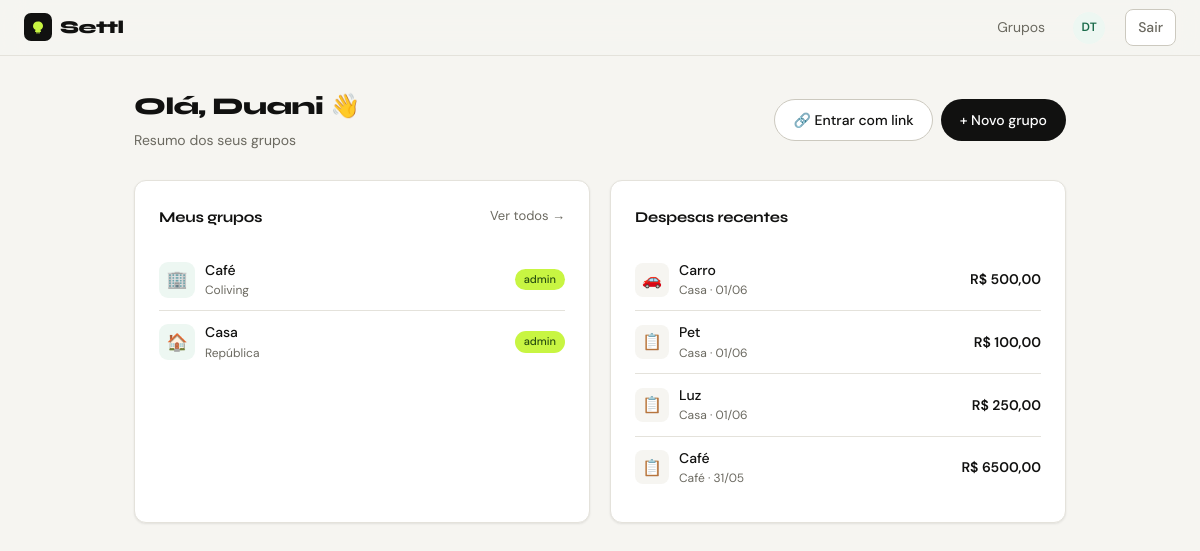
Screenshot of /dashboard/ (signed in) with the database file from the repository.
### accounts/models.py (models this page shows, shortened)
class User(AbstractUser):
    email = models.EmailField(unique=True)
    avatar_initials = models.CharField(max_length=2, blank=True)
    pix_key = models.CharField(max_length=100, blank=True, verbose_name='Chave Pix')
    phone = models.CharField(max_length=20, blank=True, verbose_name='Telefone')
    created_at = models.DateTimeField(auto_now_add=True)
    USERNAME_FIELD = 'email'
    REQUIRED_FIELDS = ['username', 'first_name', 'last_name']
    def get_full_name(self):
        return f'{self.first_name} {self.last_name}'.strip() or self.email
    class Meta:
        verbose_name = 'Usuário'
        verbose_name_plural = 'Usuários'

### groups/models.py (models this page shows, shortened)
class Membership(models.Model):
    ROLE_CHOICES = [
        ('admin', 'Administrador'),
        ('member', 'Membro'),
    ]
    user = models.ForeignKey(settings.AUTH_USER_MODEL, on_delete=models.CASCADE, related_name='memberships')
    group = models.ForeignKey(Group, on_delete=models.CASCADE, related_name='memberships')
    role = models.CharField(max_length=10, choices=ROLE_CHOICES, default='member')
    joined_at = models.DateTimeField(auto_now_add=True)
    is_active = models.BooleanField(default=True)
    class Meta:
        unique_together = ('user', 'group')
        verbose_name = 'Membro'
        verbose_name_plural = 'Membros'

class Group(models.Model):
    TYPE_CHOICES = [
        ('republica', 'República'),
        ('coliving', 'Coliving'),
        ('familia', 'Família'),
        ('viagem', 'Viagem'),
        ('outro', 'Outro'),
    ]
    name = models.CharField(max_length=100, verbose_name='Nome')
    type = models.CharField(max_length=20, choices=TYPE_CHOICES, default='republica', verbose_name='Tipo')
    description = models.TextField(blank=True, verbose_name='Descrição')
    invite_token = models.UUIDField(default=uuid.uuid4, unique=True, editable=False)
    created_by = models.ForeignKey(
        settings.AUTH_USER_MODEL, on_delete=models.SET_NULL,
        null=True, related_name='created_groups'
    )
    created_at = models.DateTimeField(auto_now_add=True)
    is_active = models.BooleanField(default=True)
    class Meta:
        verbose_name = 'Grupo'
        verbose_name_plural = 'Grupos'
        ordering = ['-created_at']

### expenses/models.py (models this page shows, shortened)
class Expense(models.Model):
    CATEGORY_CHOICES = [
        ('aluguel', 'Aluguel'),
        ('agua', 'Água'),
        ('energia', 'Energia elétrica'),
        ('internet', 'Internet'),
        ('gas', 'Gás'),
        ('alimentacao', 'Alimentação'),
        ('limpeza', 'Limpeza'),
        ('manutencao', 'Manutenção'),
        ('transporte', 'Transporte'),
        ('lazer', 'Lazer'),
        ('outro', 'Outro'),
    ]
    SPLIT_TYPE_CHOICES = [
        ('equal', 'Igualitária'),
        ('custom', 'Personalizada'),
        ('percentage', 'Por percentual'),
    ]
    RECURRENCE_CHOICES = [
        ('none', 'Sem recorrência'),
        ('monthly', 'Mensal'),
        ('weekly', 'Semanal'),
        ('biweekly', 'Quinzenal'),
    ]
    group = models.ForeignKey('groups.Group', on_delete=models.CASCADE, related_name='expenses')
    description = models.CharField(max_length=200, verbose_name='Descrição')
    amount = models.DecimalField(max_digits=10, decimal_places=2, verbose_name='Valor (R$)')
    category = models.CharField(max_length=20, choices=CATEGORY_CHOICES, default='outro')
    paid_by = models.ForeignKey(
        settings.AUTH_USER_MODEL, on_delete=models.CASCADE,
        related_name='paid_expenses', verbose_name='Pago por'
    )
    split_type = models.CharField(max_length=15, choices=SPLIT_TYPE_CHOICES, default='equal')
    recurrence = models.CharField(max_length=10, choices=RECURRENCE_CHOICES, default='none')
    date = models.DateField(verbose_name='Data')
    notes = models.TextField(blank=True, verbose_name='Observações')
    created_by = models.ForeignKey(
        settings.AUTH_USER_MODEL, on_delete=models.SET_NULL,
        null=True, related_name='created_expenses'
    )
    created_at = models.DateTimeField(auto_now_add=True)
    updated_at = models.DateTimeField(auto_now=True)
    class Meta:
        verbose_name = 'Despesa'
        verbose_name_plural = 'Despesas'
        ordering = ['-date', '-created_at']

### expenses/views.py (the view)
# urls.py: path('', RedirectView.as_view(url='/dashboard/', permanent=False)),
@login_required
def dashboard(request):
    memberships = request.user.memberships.filter(is_active=True).select_related('group')
    pending_settlements = Settlement.objects.filter(
        receiver=request.user, status='pending'
    ).select_related('payer', 'group')
    my_settlements = Settlement.objects.filter(
        payer=request.user, status='pending'
    ).select_related('receiver', 'group')
    recent_expenses = Expense.objects.filter(
        group__memberships__user=request.user,
        group__memberships__is_active=True
    ).select_related('paid_by', 'group').order_by('-created_at')[:10]
    return render(request, 'dashboard.html', {
        'memberships': memberships,
        'pending_settlements': pending_settlements,
        'my_settlements': my_settlements,
        'recent_expenses': recent_expenses,
    })

### templates/dashboard.html (shortened to what this page needs)
{% extends "base.html" %}
{% block content %}
<div class="container">
  <div style="display:flex;align-items:center;justify-content:space-between;margin-bottom:1.75rem;flex-wrap:wrap;gap:12px;">
    <div>
      <h1 class="page-title">Olá, {{ user.first_name }} 👋</h1>
      <p class="page-sub">Resumo dos seus grupos</p>
    </div>
    <div style="display:flex;gap:8px;">
      <a href="/groups/enter/" class="btn btn-secondary">🔗 Entrar com link</a>
      <a href="/groups/new/" class="btn btn-primary">+ Novo grupo</a>
    </div>
  </div>
  <div style="display:grid;grid-template-columns:1fr 1fr;gap:1.25rem;">
    <div class="card">
      <div class="card-header">
        <h2 class="card-title">Meus grupos</h2>
        <a href="/groups/" style="font-size:13px;color:var(--text-secondary);">Ver todos →</a>
      </div>
      {% if memberships %}
        {% for m in memberships %}
        <a href="/groups/{{ m.group.pk }}/" class="row-link">
          <div style="width:36px;height:36px;border-radius:9px;background:var(--primary-light);display:flex;align-items:center;justify-content:center;font-size:17px;flex-shrink:0;">
            {% if m.group.type == 'republica' %}🏠{% elif m.group.type == 'viagem' %}✈️{% elif m.group.type == 'familia' %}👨‍👩‍👧{% elif m.group.type == 'coliving' %}🏢{% else %}👥{% endif %}
          </div>
          <div style="flex:1;min-width:0;">
            <div style="font-weight:500;font-size:14px;white-space:nowrap;overflow:hidden;text-overflow:ellipsis;">{{ m.group.name }}</div>
            <div style="font-size:12px;color:var(--text-secondary);">{{ m.group.get_type_display }}</div>
          </div>
          {% if m.role == 'admin' %}<span class="badge badge-accent">admin</span>{% endif %}
        </a>
        {% endfor %}
      {% else %}
      <div class="empty" style="padding:1.5rem 0;">
        <p style="font-size:14px;">Você não está em nenhum grupo ainda.</p>
        <a href="/groups/new/" class="btn btn-sm btn-primary" style="margin-top:.75rem;">Criar grupo</a>
      </div>
      {% endif %}
    </div>
    <div class="card">
      <div class="card-header">
        <h2 class="card-title">Despesas recentes</h2>
      </div>
      {% if recent_expenses %}
        {% for e in recent_expenses %}
        <a href="/expenses/{{ e.pk }}/" class="row-link">
          <div class="cat-icon">
            {% if e.category == 'aluguel' %}🏠{% elif e.category == 'alimentacao' %}🍽️{% elif e.category == 'energia' %}⚡{% elif e.category == 'agua' %}💧{% elif e.category == 'internet' %}📶{% elif e.category == 'gas' %}🔥{% elif e.category == 'limpeza' %}🧹{% elif e.category == 'transporte' %}🚗{% elif e.category == 'lazer' %}🎉{% else %}📋{% endif %}
          </div>
          <div style="flex:1;min-width:0;">
            <div style="font-size:14px;font-weight:500;white-space:nowrap;overflow:hidden;text-overflow:ellipsis;">{{ e.description }}</div>
            <div style="font-size:12px;color:var(--text-secondary);">{{ e.group.name }} · {{ e.date|date:"d/m" }}</div>
          </div>
          <div style="font-weight:600;font-size:14px;white-space:nowrap;">R$ {{ e.amount|floatformat:2 }}</div>
        </a>
        {% endfor %}
      {% else %}
      <div style="padding:1.5rem 0;text-align:center;color:var(--text-secondary);font-size:14px;">Nenhuma despesa ainda.</div>
      {% endif %}
    </div>
  </div>
</div>
{% endblock %}

### templates/base.html (shortened to what this page needs)
<!DOCTYPE html>
<html lang="pt-br">
<head>
  <link rel="stylesheet" href="/static/css/main.css">
</head>
<body>
{% if user.is_authenticated %}
<nav class="nav">
  <a href="/dashboard/" class="nav-brand">
    <div class="logo-mark">
      <svg width="16" height="16" viewBox="0 0 16 16" fill="none">
        <path d="M8 2.5C5 2.5 3 4.5 3 7c0 1.8 1 3.2 2.5 3.8L5 13h6l-.5-2.2C12 10.2 13 8.8 13 7c0-2.5-2-4.5-5-4.5z" fill="#c8f542"/>
        <path d="M6 13h4v1.5H6V13z" fill="#c8f542" opacity=".6"/>
      </svg>
    </div>
    <span class="logo-text">Settl</span>
  </a>
  <div class="nav-links">
    <a href="/groups/">Grupos</a>
    <a href="/accounts/profile/">
      <div class="avatar" title="{{ user.get_full_name }}">{{ user.avatar_initials }}</div>
    </a>
    <a href="/accounts/logout/" class="btn btn-sm btn-secondary" style="margin-left:4px;">Sair</a>
  </div>
</nav>
{% endif %}
<main>
  {% block content %}{% endblock %}
</main>
</body>
</html>

### static/css/main.css (style rules this page uses)
:root { --bg: #f6f5f1; --surface: #ffffff; --border: #e4e2db; --border-strong: #ccc9bf; --text: #111110; --text-secondary: #6b6960; --text-hint: #a3a097; --primary: #1a6b4a; --primary-hover: #155a3d; --primary-light: #edf7f2; --accent: #c8f542; --accent-text: #2a5010; --success: #16a34a; --success-light: #f0fdf4; --warning: #d97706; --warning-light: #fffbeb; --danger: #dc2626; --danger-light: #fef2f2; --radius: 12px; --radius-sm: 8px; --radius-pill: 100px; --shadow: 0 1px 3px rgba(0,0,0,.05), 0 1px 2px rgba(0,0,0,.04); --font-display: 'Syne', sans-serif; --font-body: 'DM Sans', sans-serif; }
*, *::before, *::after { box-sizing: border-box; margin: 0; padding: 0; }
html { scroll-behavior: smooth; }
body { font-family: var(--font-body); background: var(--bg); color: var(--text); font-size: 15px; line-height: 1.6; -webkit-font-smoothing: antialiased; }
a { color: var(--primary); text-decoration: none; }
.logo-mark { width: 28px; height: 28px; border-radius: 7px; background: var(--text); display: inline-flex; align-items: center; justify-content: center; flex-shrink: 0; }
.logo-mark svg { display: block; }
.logo-text { font-family: var(--font-display); font-weight: 800; font-size: 18px; letter-spacing: -.5px; color: var(--text); }
.nav { background: rgba(246,245,241,.9); backdrop-filter: blur(12px); border-bottom: 1px solid var(--border); padding: 0 1.5rem; display: flex; align-items: center; justify-content: space-between; height: 56px; position: sticky; top: 0; z-index: 100; }
.nav-brand { display: flex; align-items: center; gap: 8px; text-decoration: none; }
.nav-links { display: flex; align-items: center; gap: 4px; }
.nav-links a { padding: 6px 12px; border-radius: var(--radius-sm); color: var(--text-secondary); font-size: 14px; transition: background .15s, color .15s; }
.avatar { width: 32px; height: 32px; border-radius: 50%; background: var(--primary-light); color: var(--primary); font-size: 12px; font-weight: 600; display: inline-flex; align-items: center; justify-content: center; flex-shrink: 0; }
.container { max-width: 980px; margin: 0 auto; padding: 2rem 1.5rem; }
.card { background: var(--surface); border: 1px solid var(--border); border-radius: var(--radius); padding: 1.5rem; box-shadow: var(--shadow); }
.card-header { display: flex; align-items: center; justify-content: space-between; margin-bottom: 1.25rem; }
.card-title { font-family: var(--font-display); font-size: 15px; font-weight: 700; letter-spacing: -.2px; }
.btn { display: inline-flex; align-items: center; gap: 6px; padding: 9px 18px; border-radius: var(--radius-pill); font-size: 14px; font-weight: 500; font-family: var(--font-body); border: 1px solid transparent; cursor: pointer; transition: all .15s; text-decoration: none; }
.btn-primary { background: var(--text); color: #fff; }
.btn-secondary { background: var(--surface); color: var(--text); border-color: var(--border-strong); }
.btn-sm { padding: 5px 12px; font-size: 13px; }
.badge { display: inline-flex; align-items: center; padding: 2px 9px; border-radius: 20px; font-size: 11px; font-weight: 500; }
.badge-accent { background: var(--accent); color: var(--accent-text); }
.page-title { font-family: var(--font-display); font-size: 24px; font-weight: 800; letter-spacing: -.5px; }
.page-sub { color: var(--text-secondary); font-size: 14px; margin-top: 3px; }
.cat-icon { width: 34px; height: 34px; border-radius: var(--radius-sm); display: inline-flex; align-items: center; justify-content: center; font-size: 16px; flex-shrink: 0; background: var(--bg); }
.row-link { display: flex; align-items: center; gap: 10px; padding: 10px 0; border-bottom: 1px solid var(--border); text-decoration: none; color: var(--text); transition: background .1s; }
.row-link:last-child { border-bottom: none; }

### rows the page displays
User: avatar_initials "DT", first_name "Duani"
Membership: group.name "Café", group.type "Coliving", role "admin"
Membership: group.name "Casa", group.type "República", role "admin"
Expense: description "Carro", group.name "Casa", date "01/06", amount "500,00"
Expense: description "Pet", group.name "Casa", date "01/06", amount "100,00"
Expense: description "Luz", group.name "Casa", date "01/06", amount "250,00"
Expense: description "Café", group.name "Café", date "31/05", amount "6500,00"
